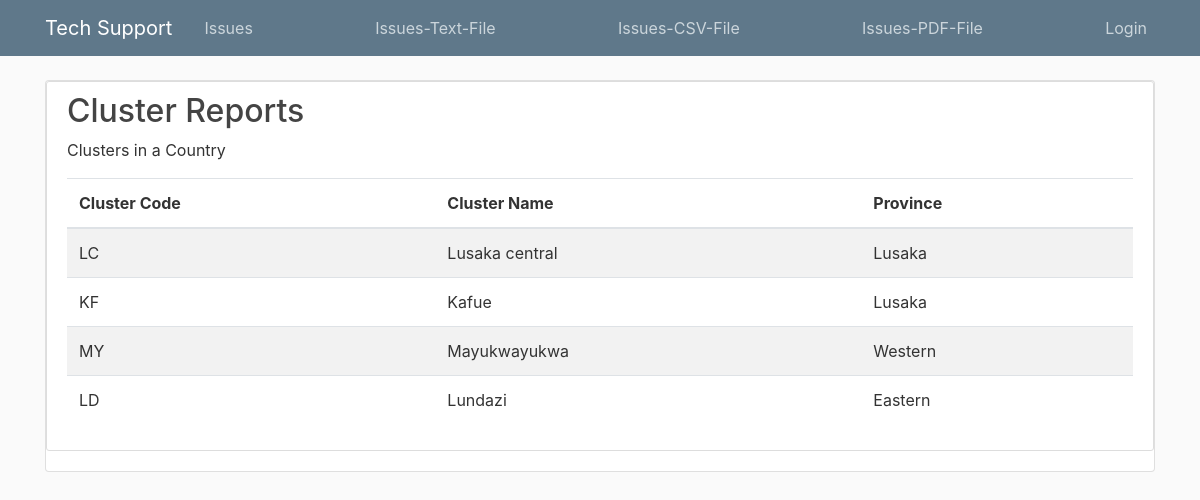
The page /cluster_report/ on the database its author committed.
### supportapp/models.py (models this page shows, shortened)
class Cluster(models.Model):
    cluster_code = models.CharField(max_length = 3, primary_key=True)
    cluster_name = models.CharField(max_length=50)
    province = models.CharField(max_length=50)

### supportapp/views.py (the view)
# urls.py: path('cluster_report/', views.clusterrpt, name='coach_report'),
def clusterrpt(request):
    context = {
        'cluster': Cluster.objects.all(),
    }
    return render(request,'supportapp/cluster_report.html', context)

### supportapp/templates/supportapp/cluster_report.html
{% extends "supportapp/base.html" %}
    {% load crispy_forms_tags  %}
      {% block content %}
      <div class="content-section">
<h2> Cluster Reports </h2>
  <p>Clusters in a Country </p>
  <table class="table table-striped">
    <thead>
      <tr>
        <th> Cluster Code</th>
        <th> Cluster Name</th>
        <th> Province</th>
      </tr>
    </thead>
    <tbody>
    {% for clstr in cluster %}
      <tr>
            <td>{{ clstr.cluster_code }}</td>
            <td>{{ clstr.cluster_name }}</td>
            <td>{{ clstr.province }}</td>
     {% endfor %}
    </tbody>
  </table>
   </div>
    {% endblock content %}

### supportapp/static/supportapp/main.css (style rules this page uses)
body { background: #fafafa; color: #333333; margin-top: 5rem; }
h1, h2, h3, h4, h5, h6 { color: #444444; }
.content-section { background: #ffffff; padding: 10px 20px; border: 1px solid #dddddd; border-radius: 3px; margin-bottom: 20px; }

### rows shown on the page
Cluster: cluster_code "LC", cluster_name "Lusaka central", province "Lusaka"
Cluster: cluster_code "KF", cluster_name "Kafue", province "Lusaka"
Cluster: cluster_code "MY", cluster_name "Mayukwayukwa", province "Western"
Cluster: cluster_code "LD", cluster_name "Lundazi", province "Eastern"
